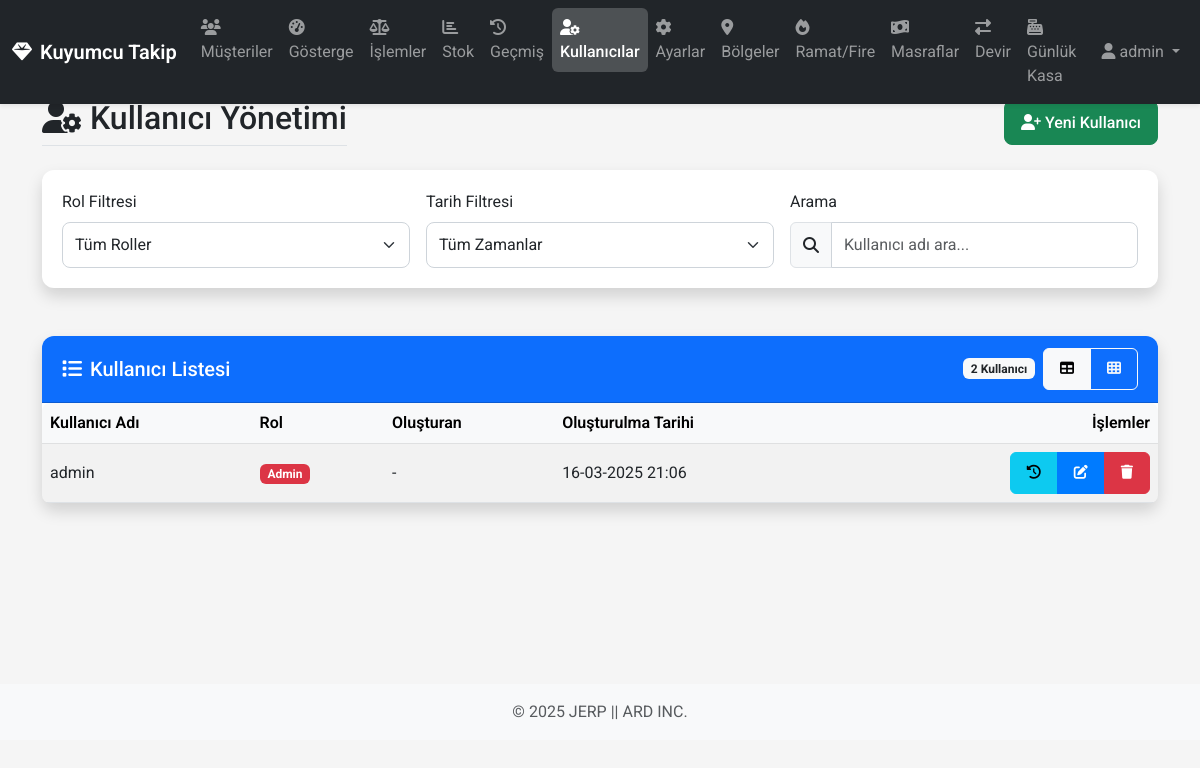
The page /users (signed in) on the database as committed earlier.
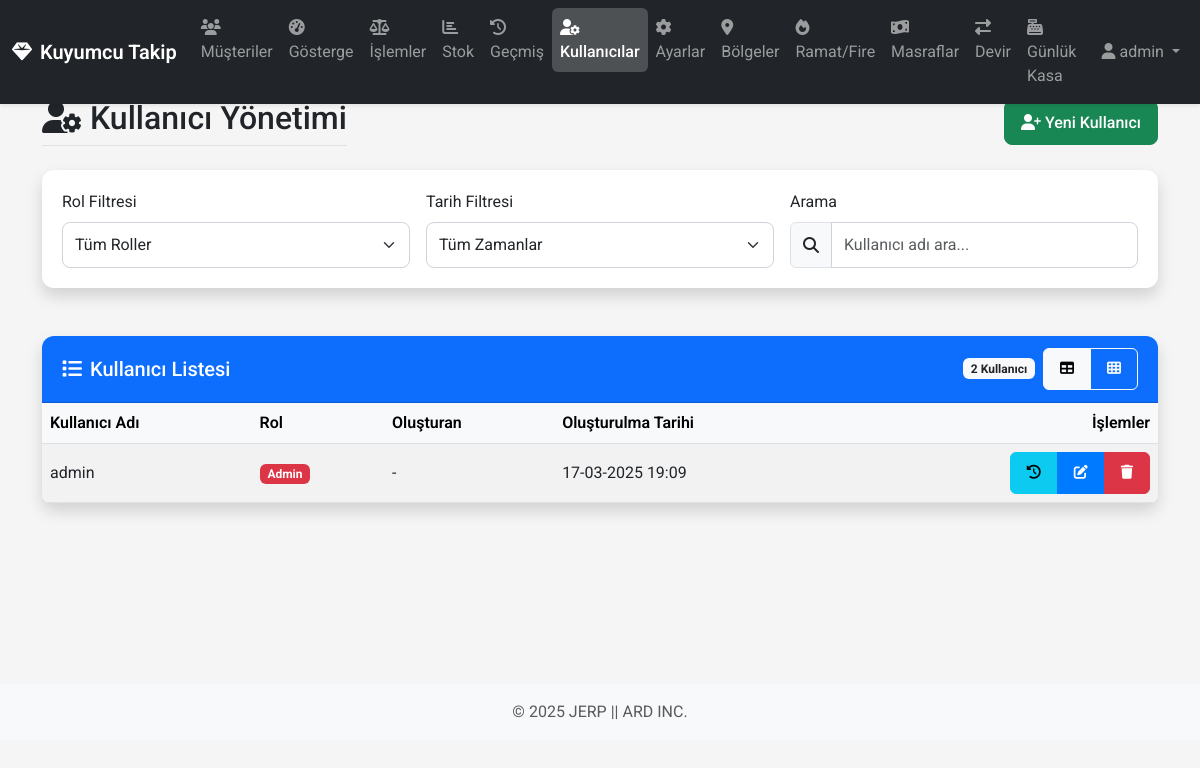
The same page on the database as committed later.
### app/models/database.py (models this page shows)
class User(db.Model, UserMixin):
    __tablename__ = 'users'
    id = db.Column(db.Integer, primary_key=True)
    username = db.Column(db.String(64), unique=True, nullable=False)
    password_hash = db.Column(db.String(128), nullable=False)
    is_admin = db.Column(db.Boolean, default=False)
    role = db.Column(db.String(20), default='staff')
    created_by_id = db.Column(db.Integer, db.ForeignKey('users.id'))
    created_at = db.Column(db.DateTime, default=datetime.utcnow)
    created_by = db.relationship('User', remote_side=[id], backref=db.backref('created_users', lazy='dynamic'))
    def has_role(self, role):
        if self.is_admin:
            return True
        if role == 'manager' and self.role == 'manager':
            return True
        if role == 'staff' and (self.role == 'manager' or self.role == 'staff'):
            return True
        return False

### app/routes/views.py (the view, shortened to what this page needs)
@main_bp.route('/users')
@login_required
def users():
    if not current_user.has_role('manager'):
        flash('Bu sayfaya erişim yetkiniz yok!', 'danger')
        return redirect(url_for('main.dashboard'))
    if current_user.is_admin:
        users_list = User.query.all()
    return render_template('users.html', users=users_list)

### app/routes/views.py (called while the page is built)
@login_manager.user_loader
def load_user(user_id):
    return User.query.get(int(user_id))

### app/templates/users.html (shortened to what the changed rows need)
{% extends 'base.html' %}
{% block content %}
<div class="row mb-4">
    <div class="col">
        <div class="d-flex justify-content-between align-items-center flex-wrap">
            <h2 class="border-bottom pb-2 mb-0">
                <i class="fas fa-user-cog me-2"></i>Kullanıcı Yönetimi
            </h2>
        </div>
    </div>
</div>
<div class="row">
    <div class="col-12">
        <div class="card shadow">
            <div id="table-view" class="card-body p-0">
                <div class="table-responsive">
                    <table class="table table-hover table-striped mb-0" id="users-table">
                        <thead class="table-light">
                            <tr>
                                <th>Kullanıcı Adı</th>
                                <th>Rol</th>
                                <th>Oluşturan</th>
                                <th>Oluşturulma Tarihi</th>
                                <th class="text-end">İşlemler</th>
                            </tr>
                        </thead>
                        <tbody>
                            {% for user in users %}
                            <tr data-username="{{ user.username }}"
                                data-role="{{ user.role }}"
                                data-created-by="{{ user.created_by.username if user.created_by else '' }}"
                                data-created-at="{{ user.created_at.strftime('%Y-%m-%d') if user.created_at else '' }}">
                                <td>{{ user.username }}</td>
                                <td>
                                    <span class="badge {% if user.is_admin %}bg-danger{% elif user.role == 'manager' %}bg-warning text-dark{% else %}bg-info{% endif %}">
                                        {% if user.is_admin %}Admin{% elif user.role == 'manager' %}Yönetici{% else %}Görevli{% endif %}
                                    </span>
                                </td>
                                <td>{{ user.created_by.username if user.created_by else "-" }}</td>
                                <td>{{ user.created_at.strftime('%d-%m-%Y %H:%M') if user.created_at else "-" }}</td>
                                <td class="text-end">
                                    <div class="btn-group" role="group">
                                        <a href="{{ url_for('main.user_operations', user_id=user.id) }}"
                                           class="btn btn-sm btn-info"
                                           title="İşlemler">
                                            <i class="fas fa-history"></i>
                                        </a>
                                        <a href="{{ url_for('main.edit_user', user_id=user.id) }}"
                                           class="btn btn-sm btn-primary"
                                           title="Düzenle">
                                            <i class="fas fa-edit"></i>
                                        </a>
                                        {% if current_user.is_admin or (current_user.role == 'manager' and user.role == 'staff') %}
                                        <button class="btn btn-sm btn-danger delete-user"
                                                data-bs-toggle="modal"
                                                data-bs-target="#deleteUserModal{{ user.id }}"
                                                title="Sil">
                                            <i class="fas fa-trash"></i>
                                        </button>
                                        {% endif %}
                                    </div>
                                </td>
                            </tr>
                            {% endfor %}
                        </tbody>
                    </table>
                </div>
            </div>
        </div>
    </div>
</div>
{% endblock %}

### app/templates/base.html (shortened to what the changed rows need)
<!DOCTYPE html>
<html lang="tr">
<head>
    <link href="https://cdn.jsdelivr.net/npm/bootstrap@5.3.0/dist/css/bootstrap.min.css" rel="stylesheet">
    <link rel="stylesheet" href="https://cdnjs.cloudflare.com/ajax/libs/font-awesome/6.4.0/css/all.min.css">
    <link rel="stylesheet" href="{{ url_for('static', filename='css/style.css') }}">
    <link rel="stylesheet" href="{{ url_for('static', filename='css/mobile.css') }}">
</head>
<body>
    {% if current_user.is_authenticated %}
    <nav class="navbar navbar-expand-lg navbar-dark bg-dark fixed-top">
        <div class="container-fluid">
            <a class="navbar-brand d-flex align-items-center" href="{{ url_for('main.dashboard') }}">
                <i class="fas fa-gem me-2"></i>Kuyumcu Takip
            </a>
            <div class="collapse navbar-collapse" id="navbarNav">
                <ul class="navbar-nav me-auto">
                    <li class="nav-item">
                        <a class="nav-link {% if request.endpoint == 'main.customers' %}active{% endif %}" href="{{ url_for('main.customers') }}">
                            <i class="fas fa-users nav-icon"></i>
                            <span class="nav-text">Müşteriler</span>
                        </a>
                    </li>
                    <li class="nav-item">
                        <a class="nav-link {% if request.endpoint == 'main.dashboard' %}active{% endif %}" href="{{ url_for('main.dashboard') }}">
                            <i class="fas fa-tachometer-alt nav-icon"></i>
                            <span class="nav-text">Gösterge</span>
                        </a>
                    </li>
                    <li class="nav-item">
                        <a class="nav-link {% if request.endpoint == 'main.operations' %}active{% endif %}" href="{{ url_for('main.operations') }}">
                            <i class="fas fa-balance-scale nav-icon"></i>
                            <span class="nav-text">İşlemler</span>
                        </a>
                    </li>
                    <li class="nav-item">
                        <a class="nav-link {% if request.endpoint == 'main.stock' %}active{% endif %}" href="{{ url_for('main.stock') }}">
                            <i class="fas fa-chart-bar nav-icon"></i>
                            <span class="nav-text">Stok</span>
                        </a>
                    </li>
                    <li class="nav-item">
                        <a class="nav-link {% if request.endpoint == 'main.history' %}active{% endif %}" href="{{ url_for('main.history') }}">
                            <i class="fas fa-history nav-icon"></i>
                            <span class="nav-text">Geçmiş</span>
                        </a>
                    </li>
                    {% if current_user.has_role('manager') %}
                    <li class="nav-item">
                        <a class="nav-link {% if request.endpoint == 'main.users' %}active{% endif %}" href="{{ url_for('main.users') }}">
                            <i class="fas fa-user-cog nav-icon"></i>
                            <span class="nav-text">Kullanıcılar</span>
                        </a>
                    </li>
                    {% endif %}
                    {% if current_user.is_admin %}
                    <li class="nav-item">
                        <a class="nav-link {% if request.endpoint == 'main.settings' %}active{% endif %}" href="{{ url_for('main.settings') }}">
                            <i class="fas fa-cog nav-icon"></i>
                            <span class="nav-text">Ayarlar</span>
                        </a>
                    </li>
                    {% endif %}
                    <li class="nav-item">
                        <a class="nav-link {% if request.endpoint == 'main.regions' %}active{% endif %}" href="{{ url_for('main.manage_regions') }}">
                            <i class="fas fa-map-marker-alt nav-icon"></i>
                            <span class="nav-text">Bölgeler</span>
                        </a>
                    </li>
                    <li class="nav-item">
                        <a class="nav-link {% if request.endpoint == 'main.ramat' or request.endpoint == 'main.fires' %}active{% endif %}" href="{{ url_for('main.ramat') }}">
                            <i class="fas fa-fire nav-icon"></i>
                            <span class="nav-text">Ramat/Fire</span>
                        </a>
                    </li>
                    <li class="nav-item">
                        <a class="nav-link {% if request.endpoint == 'main.expenses' %}active{% endif %}" href="{{ url_for('main.expenses') }}">
                            <i class="fas fa-money-bill-wave nav-icon"></i>
                            <span class="nav-text">Masraflar</span>
                        </a>
                    </li>
                    <li class="nav-item">
                        <a class="nav-link {% if request.endpoint == 'main.transfers' or request.endpoint == 'main.new_transfer' %}active{% endif %}" href="{{ url_for('main.transfers') }}">
                            <i class="fas fa-exchange-alt nav-icon"></i>
                            <span class="nav-text">Devir</span>
                        </a>
                    </li>
                    <li class="nav-item">
                        <a class="nav-link {% if request.endpoint == 'main.daily_vault' or request.endpoint == 'main.daily_vault_history' %}active{% endif %}" href="{{ url_for('main.daily_vault') }}">
                            <i class="fas fa-cash-register nav-icon"></i>
                            <span class="nav-text">Günlük Kasa</span>
                        </a>
                    </li>
                </ul>
                <div class="navbar-nav d-flex align-items-center">
                    <div class="nav-item dropdown">
                        <a class="nav-link dropdown-toggle" href="#" id="navbarDropdown" role="button" data-bs-toggle="dropdown">
                            <i class="fas fa-user me-1"></i><span class="username-text">{{ current_user.username }}</span>
                        </a>
                    </div>
                </div>
            </div>
        </div>
    </nav>
    {% endif %}
    <div class="container main-container mt-4 mb-5">
        {% block content %}{% endblock %}
    </div>
</body>
</html>

Rows that differ between the two databases and show on the page:
changed User "admin": created_at "16-03-2025 21:06" → "17-03-2025 19:09"
